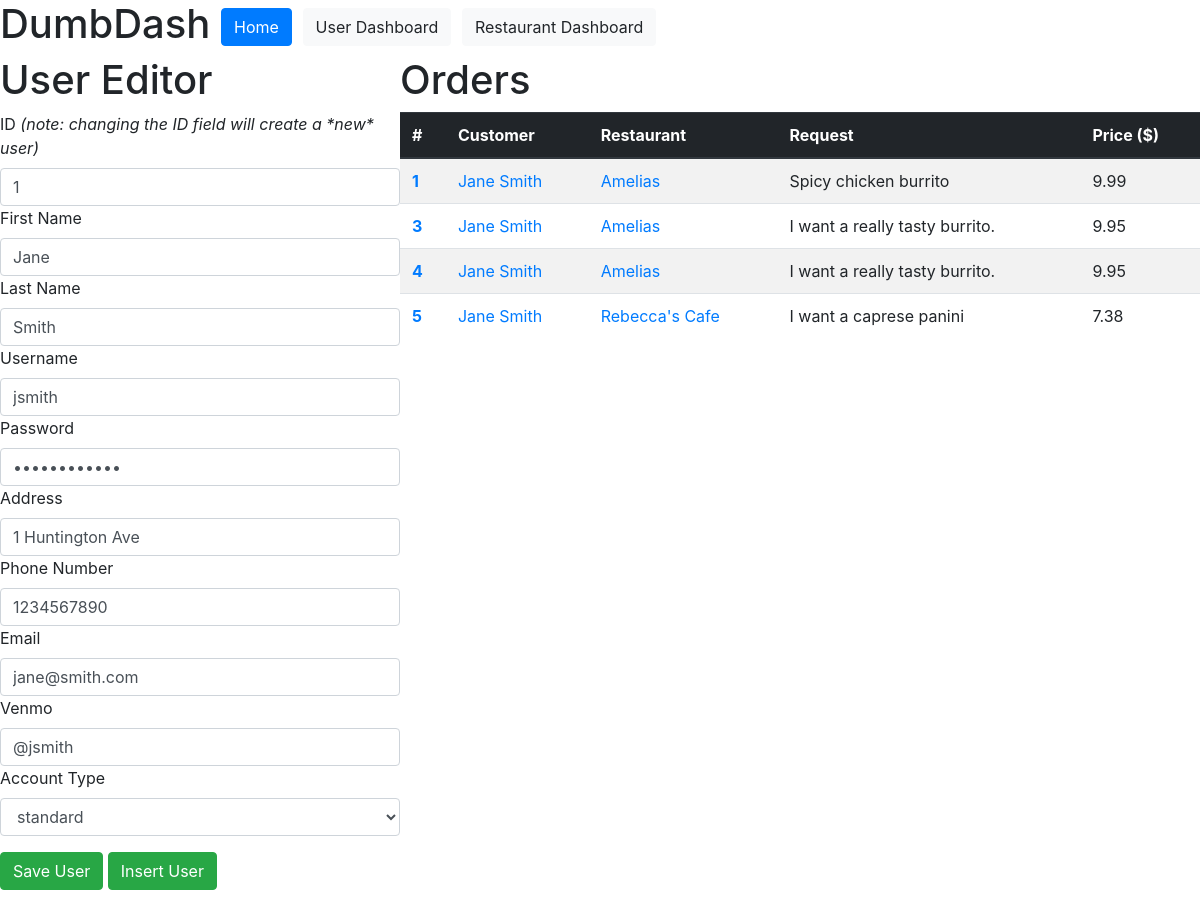
Before: /users/1 with the older database file.
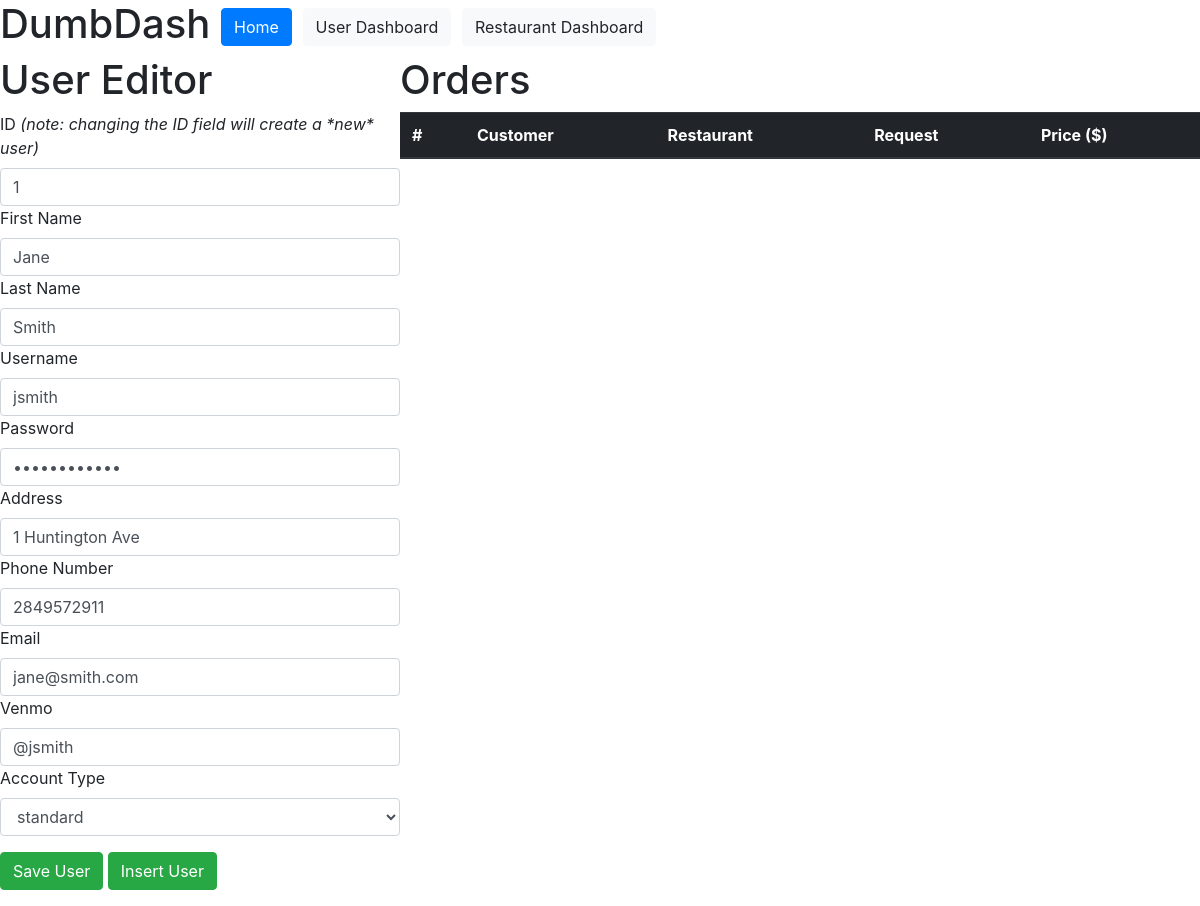
After: the same page with the newer database file.
### dumbdash/models.py (models this page shows)
class Users(models.Model):
    first_name = models.CharField(max_length=200)
    last_name = models.CharField(max_length=200)
    username = models.CharField(max_length=200)
    password = models.CharField(max_length=200)
    address = models.CharField(max_length=200)
    venmo = models.CharField(max_length=200)
    phone_number = models.BigIntegerField()
    email = models.EmailField()
    account_type = models.ForeignKey(Types, on_delete=models.DO_NOTHING)

class Orders(models.Model):
    food_request = models.CharField(max_length=200)
    price = models.DecimalField(max_digits=6, decimal_places=2)
    user = models.ForeignKey(Users, on_delete=models.CASCADE)
    restaurant = models.ForeignKey(Restaurants, on_delete=models.DO_NOTHING)

class Restaurants(models.Model):
    name = models.CharField(max_length=200)
    phone_number = models.BigIntegerField()

### dumbdash/views.py (the view, shortened to what this page needs)
# urls.py: path("users/<int:pk>", views.user_detail, name="user_detail"),
@csrf_exempt
def user_detail(request, pk):
    if request.method == 'GET':
        user = Users.objects.get(pk=pk)
        orders = Orders.objects.filter(user=user)
        types = Types.objects.all()
        context = {
            'user': user,
            'orders': orders,
            'types': types
        }
        return render(request, 'user_detail.html', context)

### dumbdash/templates/user_detail.html
{% extends "base.html" %}
{% load static %}
{% block page_content %}
<div class="viewer" style="display:flex;width:100%">
  <div class="editor" style="flex:1;">
    <h1>User Editor</h1>
    <form action="{{ user.id }}" method="post">
        <div class="form-group">
            <label for="id">ID <i>(note: changing the ID field will create a *new* user)</i></label>
            <input type="text" class="form-control" name="id" value="{{ user.id }}">
            <label for="first_name">First Name</label>
            <input type="text" class="form-control" name="first_name" value="{{ user.first_name }}">
            <label for="last_name">Last Name</label>
            <input type="text" class="form-control" name="last_name" value="{{ user.last_name }}">
            <label for="username">Username</label>
            <input type="text" class="form-control" name="username" value="{{ user.username }}">
            <label for="password">Password</label>
            <input type="password" class="form-control" name="password" value="{{ user.password }}">
            <label for="address">Address</label>
            <input type="text" class="form-control" name="address" value="{{ user.address }}">
            <label for="phone_number">Phone Number</label>
            <input type="text" class="form-control" name="phone_number" value="{{ user.phone_number }}">
            <label for="email">Email</label>
            <input type="text" class="form-control" name="email" value="{{ user.email }}">
            <label for="venmo">Venmo</label>
            <input type="text" class="form-control" name="venmo" value="{{ user.venmo }}">
            <label for="account_type">Account Type</label>
            <select class="form-control" name="account_type">
              {% for type in types %}
                {% if type.id == user.account_type.id %}
                <option value="{{ type.id }}" selected>{{ type.account_type }}</option>
                {% else %}
                <option value="{{ type.id }}">{{ type.account_type }}</option>
                {% endif %}
              {% endfor %}
          </select>
        </div>
        <button type="submit" class="btn btn-success">Save User</button>
        <button type="submit" class="btn btn-success">Insert User</button>
    </form>
  </div>
  <br>
  <div class="order-view" style="flex:2;">
  <h1>
    Orders
  </h1>
    <table class="table table-striped">
      <thead class="thead-dark">
          <th scope="col">#</th>
          <th scope="col">Customer</th>
          <th scope="col">Restaurant</th>
          <th scope="col">Request</th>
          <th scope="col">Price ($)</th>
      </thead>
      <tbody>
        {% for order in orders %}
          <tr>
              <th scope="row">
                  <a href="{% url 'order_detail' order.pk %}">
                      {{ order.id }}
                  </a>
              </th>
              <td><a href="/users/{{ order.user.id }}">{{ order.user.first_name }} {{ order.user.last_name }}</a></td>
              <td><a href="/restaurants/{{ order.restaurant.id }}">{{ order.restaurant.name }}</a></td>
              <td>{{ order.food_request }}</td>
              <td>{{ order.price }}</td>
          </tr>
        {% endfor %}
      </tbody>
    </table>
  </div>
</div>
{% endblock %}

Changed rows visible on the page:
removed Orders: id "1", user.first_name "Jane", user.last_name "Smith", restaurant.name "Amelias", food_request "Spicy chicken burrito", price "9.99"
removed Orders: id "3", user.first_name "Jane", user.last_name "Smith", restaurant.name "Amelias", food_request "I want a really tasty burrito.", price "9.95"
removed Orders: id "4", user.first_name "Jane", user.last_name "Smith", restaurant.name "Amelias", food_request "I want a really tasty burrito.", price "9.95"
removed Orders: id "5", user.first_name "Jane", user.last_name "Smith", restaurant.name "Rebecca's Cafe", food_request "I want a caprese panini", price "7.38"
changed Users "Jane": phone_number "1234567890" → "2849572911"
